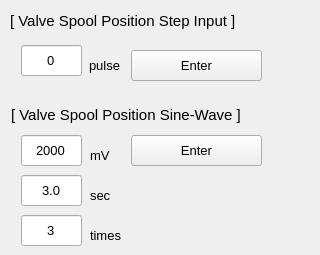
   <widget class="QWidget" name="tab">
    <attribute name="title">
     <string>Valve Pos.</string>
    </attribute>
    <widget class="QLineEdit" name="LE_VALVEPOSITION_STEPINPUT_VALUE">
     <property name="geometry">
      <rect>
       <x>21</x>
       <y>45</y>
       <width>61</width>
       <height>31</height>
      </rect>
     </property>
     <property name="font">
      <font>
       <pointsize>10</pointsize>
      </font>
     </property>
     <property name="text">
      <string>0</string>
     </property>
     <property name="alignment">
      <set>Qt::AlignCenter</set>
     </property>
    </widget>
    <widget class="QPushButton" name="BTN_VALVEPOSITION_STEPINPUT_GO">
     <property name="enabled">
      <bool>true</bool>
     </property>
     <property name="geometry">
      <rect>
       <x>131</x>
       <y>50</y>
       <width>131</width>
       <height>31</height>
      </rect>
     </property>
     <property name="font">
      <font>
       <pointsize>10</pointsize>
      </font>
     </property>
     <property name="text">
      <string>Enter</string>
     </property>
    </widget>
    <widget class="QLabel" name="label_74">
     <property name="geometry">
      <rect>
       <x>89</x>
       <y>55</y>
       <width>51</width>
       <height>20</height>
      </rect>
     </property>
     <property name="font">
      <font>
       <pointsize>10</pointsize>
      </font>
     </property>
     <property name="text">
      <string>pulse</string>
     </property>
    </widget>
    <widget class="QLabel" name="label_75">
     <property name="geometry">
      <rect>
       <x>10</x>
       <y>11</y>
       <width>301</width>
       <height>20</height>
      </rect>
     </property>
     <property name="font">
      <font>
       <pointsize>11</pointsize>
      </font>
     </property>
     <property name="text">
      <string>[ Valve Spool Position Step Input ]</string>
     </property>
    </widget>
    <widget class="QLineEdit" name="LE_VALVEPOSITION_SINEWAVE_NUM">
     <property name="geometry">
      <rect>
       <x>21</x>
       <y>215</y>
       <width>61</width>
       <height>31</height>
      </rect>
     </property>
     <property name="font">
      <font>
       <pointsize>10</pointsize>
      </font>
     </property>
     <property name="text">
      <string>3</string>
     </property>
     <property name="alignment">
      <set>Qt::AlignCenter</set>
     </property>
    </widget>
    <widget class="QLineEdit" name="LE_VALVEPOSITION_SINEWAVE_MAG">
     <property name="geometry">
      <rect>
       <x>21</x>
       <y>135</y>
       <width>61</width>
       <height>31</height>
      </rect>
     </property>
     <property name="font">
      <font>
       <pointsize>10</pointsize>
      </font>
     </property>
     <property name="text">
      <string>2000</string>
     </property>
     <property name="alignment">
      <set>Qt::AlignCenter</set>
     </property>
    </widget>
    <widget class="QLabel" name="label_78">
     <property name="geometry">
      <rect>
       <x>11</x>
       <y>105</y>
       <width>281</width>
       <height>20</height>
      </rect>
     </property>
     <property name="font">
      <font>
       <pointsize>11</pointsize>
      </font>
     </property>
     <property name="text">
      <string>[ Valve Spool Position Sine-Wave ]</string>
     </property>
    </widget>
    <widget class="QLabel" name="label_79">
     <property name="geometry">
      <rect>
       <x>90</x>
       <y>145</y>
       <width>31</width>
       <height>20</height>
      </rect>
     </property>
     <property name="font">
      <font>
       <pointsize>10</pointsize>
      </font>
     </property>
     <property name="text">
      <string>mV</string>
     </property>
    </widget>
    <widget class="QLineEdit" name="LE_VALVEPOSITION_SINEWAVE_PER">
     <property name="geometry">
      <rect>
       <x>21</x>
       <y>175</y>
       <width>61</width>
       <height>31</height>
      </rect>
     </property>
     <property name="font">
      <font>
       <pointsize>10</pointsize>
      </font>
     </property>
     <property name="text">
      <string>3.0</string>
     </property>
     <property name="alignment">
      <set>Qt::AlignCenter</set>
     </property>
    </widget>
    <widget class="QLabel" name="label_80">
     <property name="geometry">
      <rect>
       <x>90</x>
       <y>185</y>
       <width>41</width>
       <height>20</height>
      </rect>
     </property>
     <property name="font">
      <font>
       <pointsize>10</pointsize>
      </font>
     </property>
     <property name="text">
      <string>sec</string>
     </property>
    </widget>
    <widget class="QPushButton" name="BTN_VALVEPOSITION_SINEWAVE_GO">
     <property name="enabled">
      <bool>true</bool>
     </property>
     <property name="geometry">
      <rect>
       <x>131</x>
       <y>135</y>
       <width>131</width>
       <height>31</height>
      </rect>
     </property>
     <property name="font">
      <font>
       <pointsize>10</pointsize>
      </font>
     </property>
     <property name="text">
      <string>Enter</string>
     </property>
    </widget>
    <widget class="QLabel" name="label_81">
     <property name="geometry">
      <rect>
       <x>90</x>
       <y>225</y>
       <width>41</width>
       <height>20</height>
      </rect>
     </property>
     <property name="font">
      <font>
       <pointsize>10</pointsize>
      </font>
     </property>
     <property name="text">
      <string>times</string>
     </property>
    </widget>
   </widget>
